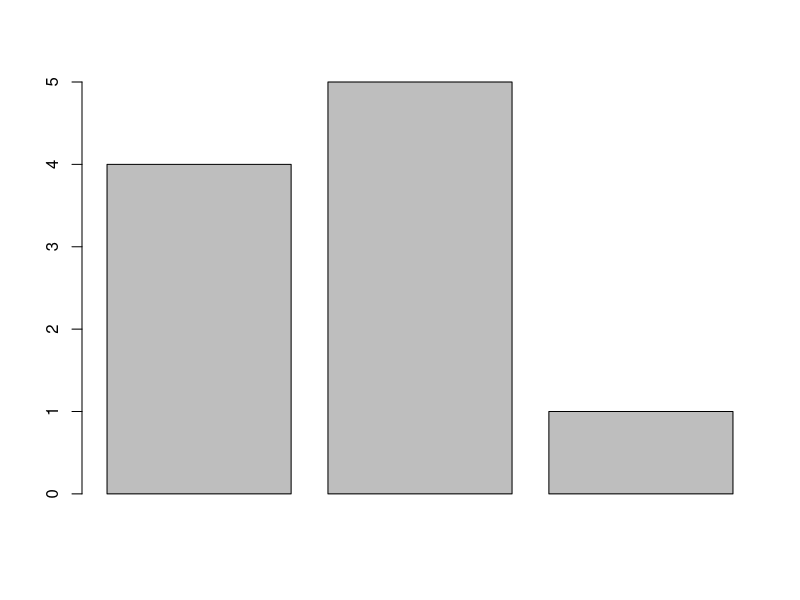
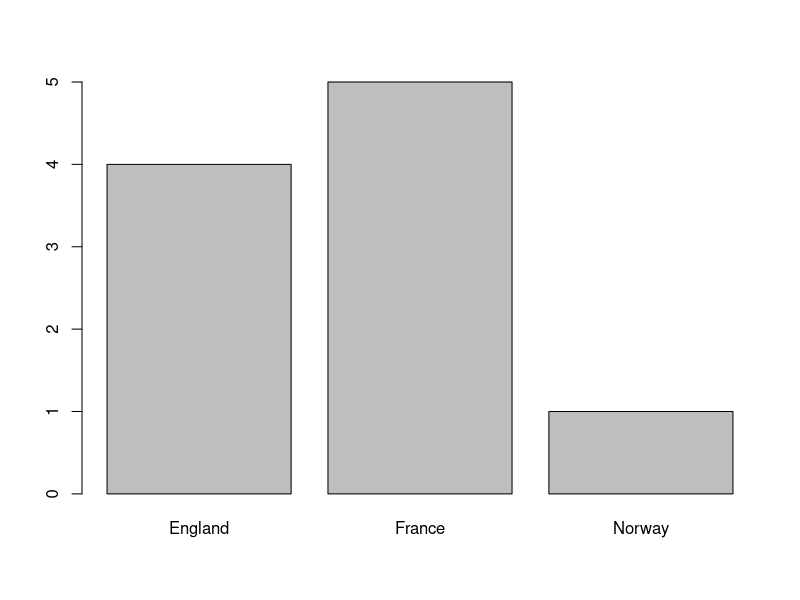
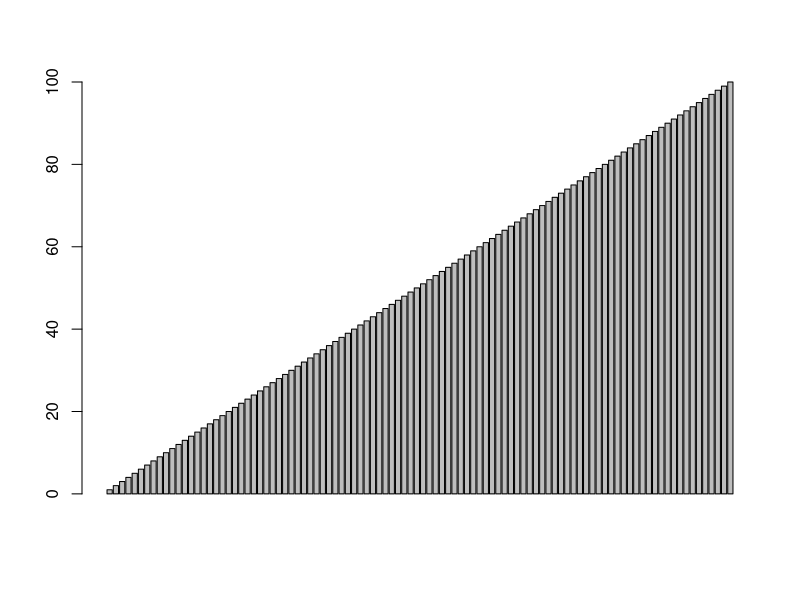
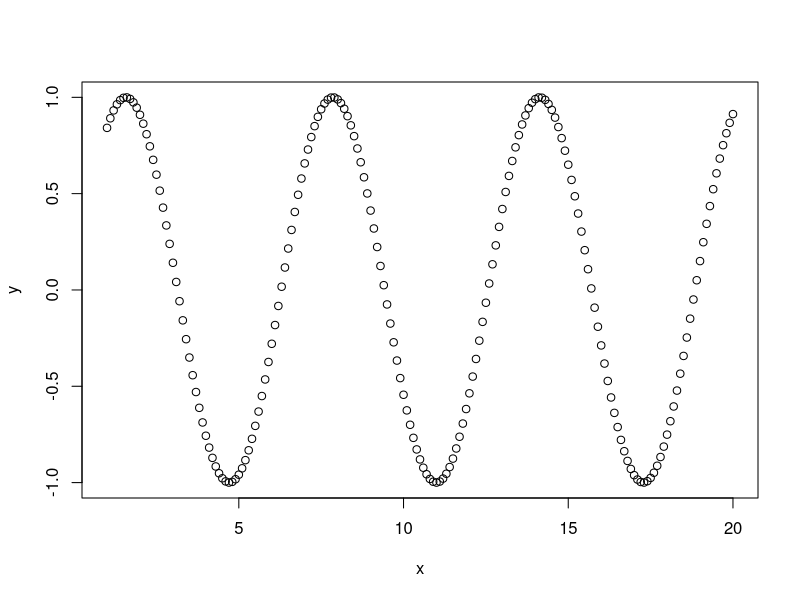
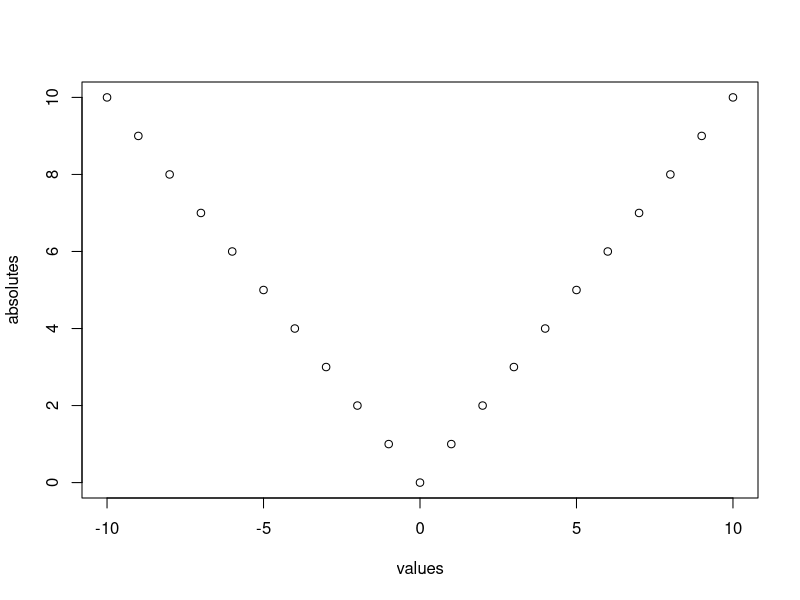

Here is the R script that generated these plots, in order:
# Week 2

# vector values can be number strings or logical values
# as long as they are ll the same type.
c(4,7,9)

# vector of strings
c('a','b','c')

# vectors can not hold values with different modes (types)
# try mixing modes and see that all values
# are converted to a single mode (characters)
c(1,TRUE,"Three")

# If you need a vector with a sequence of numbers,
# you can create it with start:end notation.
5:9

# A more versitle way to make sequences is to 
# call the seq function.
seq(5,9)

# You can use a step funtion other than 1
seq(5,9,0.5)

# a downward seq
9:5

# you can access individual vectors like so
sentence <- c('walk','the','plank')
sentence[3]

# R starts it indices count at 1
sentence[1]

# set the third word to 'dog'
sentence[3] <- 'dog'

# if you add new vectors to the end, it will grow the vector
sentence[4] <- 'to'


# You can use a vector within the square brackets to access
# multiple values, Try getting the first and third words.
# remember c(1,3) is a vector like {1,3} in c
sentence[c(1,3)]

# You can access a range of values. Get the second thru
# fourth words
sentence[2:4]

# You can also set ranges of value, just provide 
# the values in a vector. Add words 5 thru 7
sentence[5:7] <- c('the','poop','deck')

# vector names
"For this challenge, we will make a 3-item vector for you
and store it in the ranks variable.

You can assign names to a vector's elements by pass a second
vector filed with names to the names assignment function,
like this"
ranks <- c(1,2,3)
names(ranks) <- c('first','second','third')

"Assigning names for a vector can act as useful lablels
for the data. Below, you can see what our
vector looks like now. You can also use the names
to access the vector's values. "
ranks
ranks['first']

# Now set the value for the "third" rank to 4 using
# the name rather than the position.
ranks['third'] <- 4

# plotting one vector
# The barplot function draws a bar chart with a vectors values.
# We'll make a new vector for you and store it in vesselsSunk 
# variable
vesselsSunk <- c(4,5,1)
# Now try passing the vector to the barplot function
barplot(vesselsSunk)

# If you assign names to the vectors values, R will use
# those names as labels on the bar plot.
# Let's use the names assignment function again.
names(vesselsSunk) <- c('England','France','Norway')

# Now if you call barplot with the vector again,
# you will see the labels.
barplot(vesselsSunk)

# Now try barplot on a vector of integers from 1 to 100
barplot(1:100)


# Vector Math

# If you add a scalar to a vector, the scalar
# will be added to each value in the vector
# returning a new vector with the results.
a <- c(1,2,3)
a+1

# The same is true of division, multiplication or any other 
# basic arithmetic.
a/2
a*2

# create a second vector and add them together
# it does a vector add operation
b <- c(4,5,6)
a+b
b-a


# you can also take two vectors and compare each item.
# see which values in the a vector are equal to
# to those in a secnd vector
a == c(1,99,3)

# Notice that R didn't test wheter the whole vectors were
# eaul; it checked each value in the a vector
# against the value at the same index in our new vector

# check if each value in the a vector is less
# than the corresponing value in another vector
a < b

# functions that normally work with scalars can 
# operate on each element of a vector too.
# Try getting the sine of each value in our vector
sin(a)
sqrt(a)


## Scatter Plots

# The plot function takes two vectors, one for x and
# one for y and draws a graph of them

# Let's drw a graph showing the relationship of numbers
# and their sines.

# First, we'll need some sample data.  We'll create
# a vector for you with some fractional values
# between 0 and 20 and store it in the x variable
x<-seq(1,20,0.1)
y<-sin(x)


# Then call plot
plot(x,y)

# Notice on the graph that values from the first argument (x)
# are used for the horizontal axis, and values from the 
# second (y) for the vertical

# create a vector with some negative and positive values
values<- -10:10

#  create a second vector with abs values of first
absolutes <- abs(values)

# try plotting with values on x axis and absolutes on y
plot(values,absolutes)


# Sometimes when working with sample data, a given values
# isn't available. Use the NA value to indicate that a value
# is nill. Many functions that work with vectors treat
# this value specially.
a<- c(1,3,NA, 7, 9)
sum(a)

# The sum is NA, since by default, one of the values was NA.
# We can tell sum (and many other functions) to remove
# NA values from the result

# use help(sum) to see how to overide NA

# then do sum with overide
sum(a,na.rm=TRUE)




